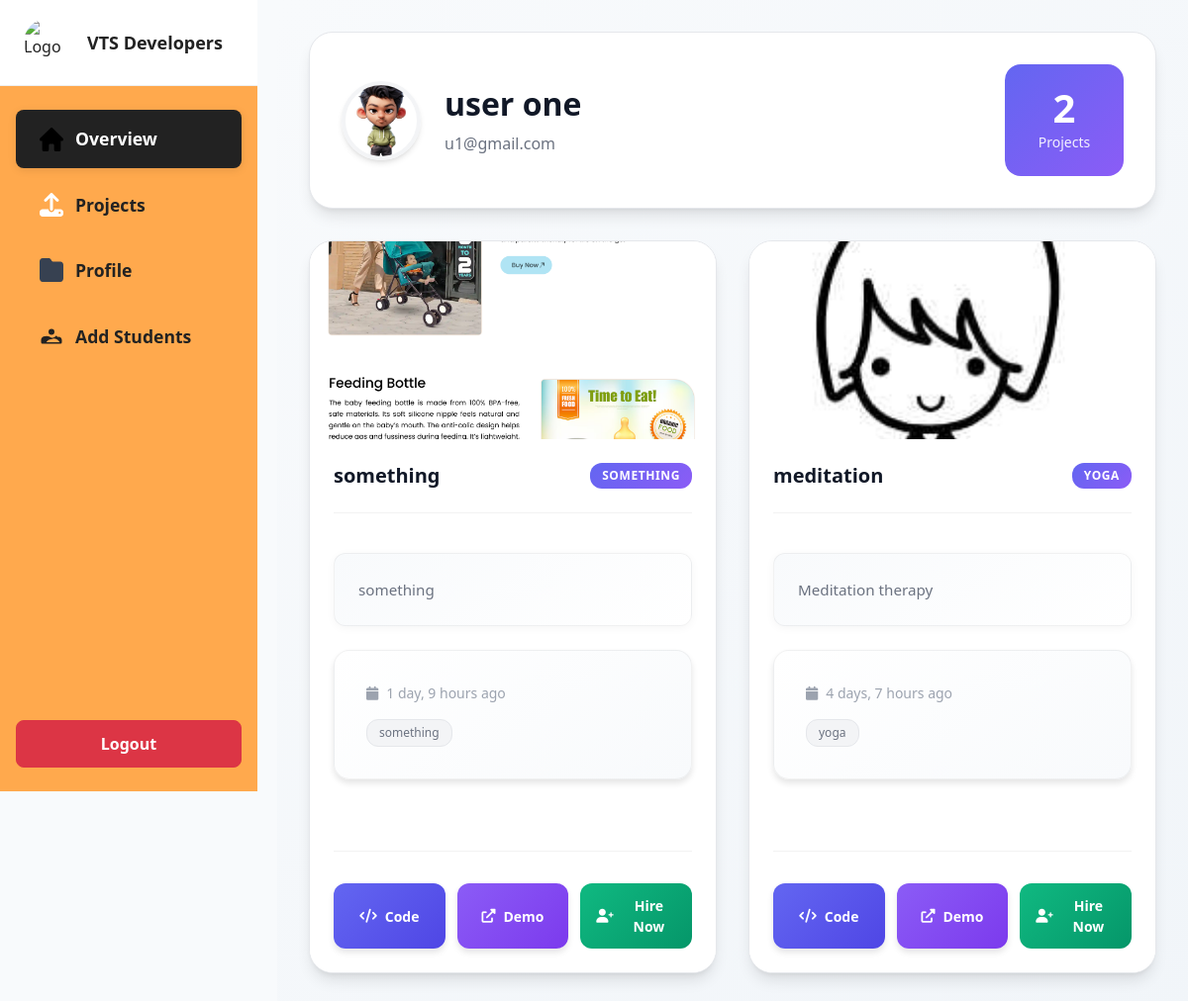
Screenshot of /accounts/student/13/projects/ (signed in) with the database file from the repository.
### accounts/models.py (models this page shows, shortened)
class StudentProfile(models.Model):
    user = models.OneToOneField(User, on_delete=models.CASCADE, related_name='student_profile')
    student_name = models.CharField(max_length=150)
    student_contact = models.CharField(max_length=30)
    student_email = models.EmailField()
    student_address = models.TextField()
    course_joined_date = models.DateField()
    course_details = models.TextField()
    image = models.ImageField(upload_to='student_images/', blank=True, null=True)
    bio = models.TextField(blank=True, null=True)

class Project(models.Model):
    student = models.ForeignKey(StudentProfile, on_delete=models.CASCADE, related_name='projects')
    title = models.CharField(max_length=200)
    description = models.TextField(blank=True)
    created_at = models.DateTimeField(auto_now_add=True)
    allow_downloads = models.BooleanField(default=False)
    category = models.CharField(default='Other', max_length=100)
    output_link = models.URLField(blank=True)
    project_link = models.URLField(blank=True)
    tags = models.CharField(blank=True, max_length=200)
    visibility = models.CharField(choices=[('Public', 'Public'), ('Private', 'Private')], default='Public', max_length=20)
    screenshot = models.ImageField(upload_to='project_screenshots/', null=True, blank=True)
    def view_count(self):
        return self.views.count()
    def like_count(self):
        return self.likes.count()

### accounts/admin_views.py (the view)
# urls.py: path('student/<int:student_id>/projects/', student_project_details, name='student_project_details'),
@admin_required
def student_project_details(request, student_id):
    student = get_object_or_404(StudentProfile, id=student_id)
    projects = student.projects.all().order_by('-created_at')
    return render(request, 'accounts/student_project_details.html', {
        'student': student,
        'projects': projects,
        'is_admin': True
    })

### accounts/admin_views.py (called while the page is built)
def admin_required(view_func):
    decorated_view_func = user_passes_test(lambda u: u.is_superuser)(view_func)
    return decorated_view_func

### accounts/context_processors.py (called while the page is built, shortened)
def notifications_processor(request):
    unread_count = 0
    return {'unread_notifications_count': unread_count}

### templates/accounts/student_project_details.html (shortened to what this page needs)
{% extends 'base.html' %}
{% load static %}
{% block content %}
<link rel="stylesheet" href="{% static 'accounts/admin_sidebar.css' %}">
<link rel="stylesheet" href="{% static 'accounts/projects.css' %}">
<link rel="stylesheet" href="{% static 'accounts/project-cards.css' %}">
<link rel="stylesheet" href="{% static 'accounts/project-details.css' %}">
<link rel="stylesheet" href="https://cdnjs.cloudflare.com/ajax/libs/font-awesome/6.0.0/css/all.min.css">
<div class="admin-sidebar" id="adminSidebar">
    <div class="logo-row">
        <img src="{% static 'accounts/vtslogo.jpg' %}" alt="Logo">
        <span>VTS Developers</span>
    </div>
    <nav class="nav flex-column">
        <a class="nav-link active" href="#">
            <span class="overview-label">Overview</span>
        </a>
        <a class="nav-link" href="{% url 'admin_projects' %}">
            <span class="projects-label">Projects</span>
        </a>
        <a class="nav-link" href="{% url 'admin_profiles' %}">
            <span class="profile-label">Profile</span>
        </a>
        <a class="nav-link" href="#" id="addStudentBtn">
            Add Students
        </a>
    </nav>
    <form method="post" action="/accounts/logout/" class="logout-form">
        <button type="submit" class="btn btn-danger w-100 btn-logout">Logout</button>
    </form>
</div>
<div class="main-content">
    {% if is_admin %}
    <div class="admin-projects-container">
        <div class="page-header">
            <div class="header-content">
                <div class="student-info">
                    <div class="student-avatar">
                        {% if student.image %}
                            <img src="{{ student.image.url }}" alt="{{ student.student_name }}" class="avatar-img">
                        {% else %}
                            <div class="avatar-placeholder">
                                <i class="fas fa-user"></i>
                            </div>
                        {% endif %}
                    </div>
                    <div class="student-details">
                        <h1 class="student-name">{{ student.student_name }}</h1>
                        <p class="student-meta">{{ student.student_email }}</p>
                    </div>
                </div>
                <div class="project-count">
                    <span class="count-number">{{ projects|length }}</span>
                    <span class="count-label">Projects</span>
                </div>
            </div>
        </div>
        <div class="projects-grid">
            {% for project in projects %}
            <div class="project-card-modern">
                <div class="project-image-container">
                    {% if project.screenshot %}
                        {% if project.output_link %}
                        <a href="{{ project.output_link }}" target="_blank" class="screenshot-link" onclick="recordProjectView({{ project.id }}, event); return true;">
                            <img src="{{ project.screenshot.url }}" alt="{{ project.title }}" class="project-image">
                        </a>
                        {% else %}
                        <img src="{{ project.screenshot.url }}" alt="{{ project.title }}" class="project-image">
                        {% endif %}
                    {% else %}
                        <div class="no-image-placeholder">
                            <i class="fas fa-code"></i>
                            <span>No Preview</span>
                        </div>
                    {% endif %}
                </div>
                <div class="project-content">
                    <div class="project-header">
                        <h3 class="project-title">{{ project.title }}</h3>
                        <div class="project-category">{{ project.category }}</div>
                    </div>
                    <p class="project-description">{{ project.description|truncatechars:120 }}</p>
                    <div class="project-meta">
                        <span class="project-date">
                            <i class="fas fa-calendar"></i>
                            {{ project.created_at|timesince }} ago
                        </span>
                        {% if project.tags %}
                        <div class="project-tags">
                            {% for tag in project.tags.split %}
                                <span class="tag">{{ tag }}</span>
                            {% endfor %}
                        </div>
                        {% endif %}
                    </div>
                    <div class="project-actions">
                        {% if project.project_link %}
                        <a href="{{ project.project_link }}" target="_blank" class="action-btn btn-code">
                            <i class="fas fa-code"></i>
                            Code
                        </a>
                        {% endif %}
                        {% if project.output_link %}
                        <a href="{{ project.output_link }}" target="_blank" class="action-btn btn-demo">
                            <i class="fas fa-external-link-alt"></i>
                            Demo
                        </a>
                        {% endif %}
                        <button class="action-btn btn-hire" onclick="handleHireNow('{{ student.student_name }}', '{{ project.title }}', {{ project.id }})">
                            <i class="fas fa-user-plus"></i>
                            Hire Now
                        </button>
                    </div>
                </div>
            </div>
            {% endfor %}
        </div>
    </div>
    {% endif %}
</div>
{% endblock %}

### static/accounts/admin_sidebar.css (style rules this page uses)
.admin-sidebar { width: 260px; background: #ffa94d; color: #222; position: fixed; top: 0; left: 0; z-index: 1100; display: flex; flex-direction: column; height: 100vh; transition: transform 0.3s cubic-bezier(.4,0,.2,1); }
.admin-sidebar .logo-row { display: flex; align-items: center; padding: 1.2rem 1.5rem 1.2rem 1.5rem; width: 100%; background: #fff; border-bottom: 1px solid #eee; }
.admin-sidebar .logo-row img { height: 48px; width: 48px; border-radius: 50%; margin-right: 1rem; }
.admin-sidebar .logo-row span { font-size: 18px; font-weight: 700; color: #222; }
.admin-sidebar .nav { margin-top: 1.5rem; width: 100%; flex: 1 1 auto; padding: 0 1rem; }
.admin-sidebar .logout-form { width: 100%; padding: 1.5rem 1rem 1rem 1rem; margin-top: auto; margin-bottom: 0.5rem; }
.admin-sidebar .btn-logout { width: 100%; padding: 0.7rem; font-weight: 600; border-radius: 8px; }
.admin-sidebar .nav-link { display: flex; align-items: center; font-size: 1.1rem; font-weight: 600; color: #222; padding: 1rem 1.5rem; margin-bottom: 0.5rem; text-decoration: none; background: none; transition: all 0.3s ease; border-radius: 8px; }
.admin-sidebar .nav-link.active { color: #fff; background: #222; box-shadow: 0 2px 8px rgba(0, 0, 0, 0.1); }
.admin-sidebar .nav-link svg { margin-right: 0.75rem; font-size: 1.2rem; flex-shrink: 0; }

### static/accounts/projects.css (style rules this page uses)
:root { --primary-color: #3182ce; --primary-dark: #2c5282; --primary-light: #4299e1; --secondary-color: #48bb78; --secondary-dark: #38a169; --background-light: #f8fafc; --background-white: #ffffff; --text-dark: #1a202c; --text-body: #4a5568; --text-muted: #718096; --border-color: rgba(0, 0, 0, 0.05); --shadow-sm: 0 2px 4px rgba(0, 0, 0, 0.05); --shadow-md: 0 4px 6px rgba(0, 0, 0, 0.1); --shadow-lg: 0 10px 15px -3px rgba(0, 0, 0, 0.1); --gradient-primary: linear-gradient(145deg, var(--primary-color), var(--primary-dark)); --gradient-secondary: linear-gradient(145deg, var(--secondary-color), var(--secondary-dark)); --gradient-light: linear-gradient(145deg, var(--background-white), var(--background-light)); }
body, .admin-main-content { background: var(--background-light); }
.project-header { margin-bottom: 2.5rem; padding-bottom: 1.5rem; border-bottom: 1px solid var(--border-color); }
.project-description { background: var(--gradient-light); padding: 2rem; border-radius: 16px; box-shadow: var(--shadow-md); border: 1px solid var(--border-color); margin-bottom: 2rem; }
.project-meta { background: var(--gradient-light); padding: 2rem; border-radius: 16px; box-shadow: var(--shadow-md); border: 1px solid var(--border-color); }
.project-description { background: linear-gradient(145deg, #f8fafc, #ffffff); padding: 1.5rem; border-radius: 12px; box-shadow: 0 2px 10px rgba(0,0,0,0.04); border: 1px solid rgba(0,0,0,0.05); margin: 1.5rem 0; }
.project-actions { margin-top: 2rem; padding-top: 1.5rem; border-top: 1px solid rgba(0,0,0,0.05); }
.project-actions { margin-top: 3rem; padding-top: 2rem; border-top: 1px solid var(--border-color); }
.btn-code, .btn-demo { padding: 1rem 2rem; border-radius: 12px; font-weight: 600; font-size: 1.1rem; transition: all 0.3s cubic-bezier(0.4, 0, 0.2, 1); display: flex; align-items: center; gap: 0.75rem; min-width: 200px; justify-content: center; }
.btn-code { background: var(--gradient-primary); color: white; border: none; box-shadow: var(--shadow-md); }
.btn-demo { background: var(--gradient-secondary); color: white; border: none; box-shadow: var(--shadow-md); }

### static/accounts/project-cards.css (style rules this page uses)
:root { --card-border-radius: 16px; --card-padding: 1.75rem; --card-gap: 1rem; }
.screenshot-link { display: block; width: 100%; height: 100%; position: relative; }
.screenshot-link::after { content: ''; position: absolute; inset: 0; background: rgba(0, 0, 0, 0.1); opacity: 0; transition: opacity 0.3s ease; }
.project-content { padding: var(--card-padding); flex-grow: 1; display: flex; flex-direction: column; background: var(--background-white); position: relative; z-index: 1; }

### rows the page displays
StudentProfile: image (picture), student_name "user one", student_email "u1@gmail.com"
Project: screenshot (picture), title "something", category "SOMETHING", description "something", created_at "1 day, 9 hours", split "something"
Project: screenshot (picture), title "meditation", category "YOGA", description "Meditation therapy", created_at "4 days, 7 hours", split "yoga"

### other values shown
{{ projects|length }} "2"
